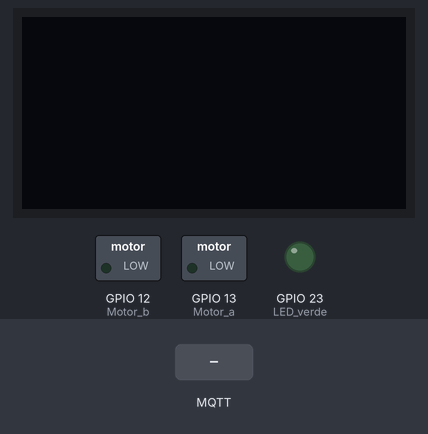
This sketch was run on a simulated ESP32. On the bench: 128×64 one-colour display, switched loads named in the sketch (green lamp = pin HIGH), output pins drawn as LEDs (lit = HIGH). The test bench sets the inputs (shaded band). WiFi joins after 1.5 s; servers stay silent unless stated; random numbers use the default seed unless the sketch sets one; no MQTT or app messages arrive unless stated; what the sketch prints to the serial monitor is not drawn.

Above: at 2.8 s.
2.9 s: MQTT message "5" arrives on the first subscribed topic
At 3.6 s:
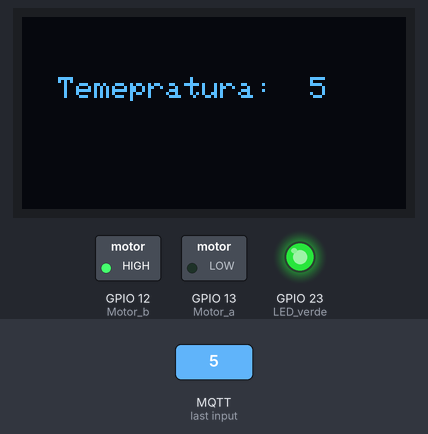
4.4 s: MQTT message "90" arrives on the first subscribed topic
At 4.8 s:
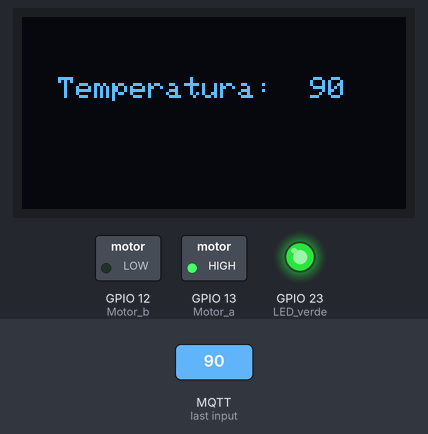
5.9 s: MQTT message "on" arrives on the first subscribed topic
At 7.1 s:
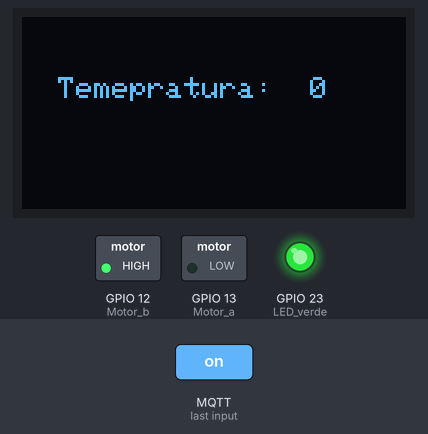
Timing chart, 0 to 8.9 s (numbered marks = the images above; inputs shaded):
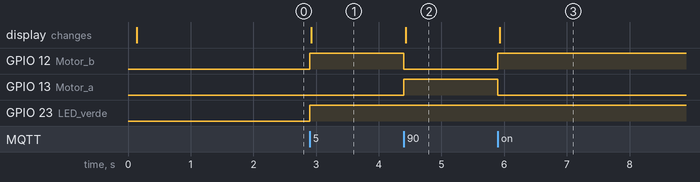

The sketch:

esp32-oled.ino
```cpp
/*realice un programa que cumpla los siguientes requsitos:
No. 1 cuando la temperatura sea >= a 30° debe activar un ventilador
No. 2 cuando la temperatura sea <= a 20° debe de apagarse el ventilador
No. 3 cuando la temperatura sea <= a 15° debe de invertir el giro del ventilador
utilizar ESP32, pantalla OLED, trabajar en un solo broquer liceo/roosevelt/mateo"1 y 2" */

#define __DEBUG__
#include <WiFi.h> // Import ESP32 WiFi library
#include <PubSubClient.h>// Import PubSubClient library to initialize MQTT protocol
#include <SPI.h>
#include <Wire.h>
#include <Adafruit_GFX.h>//Librerias necesarias
#include <Adafruit_SSD1306.h>// Librerias necesarias
// Update these with values suitable for your network.
// Definir constantes
#define ANCHO_PANTALLA 128 // ancho pantalla OLED
#define ALTO_PANTALLA 64 // alto pantalla OLED
Adafruit_SSD1306 display(ANCHO_PANTALLA, ALTO_PANTALLA, &Wire, -1);

const char* ssid = "J4+";//use your ssid
const char* password = "lavidaesuna";//use your password
const char* mqtt_server = "test.mosquitto.org";

//pines a usar
int LED_verde = 23;
int Motor_a = 13;
int Motor_b = 12;

WiFiClient espClient;
PubSubClient client(espClient);
unsigned long lastMsg = 0;
#define MSG_BUFFER_SIZE  (50)
char msg[MSG_BUFFER_SIZE];
int value = 0;

void setup_wifi() {

  delay(10);
  // We start by connecting to a WiFi network
  Serial.println();
  Serial.print("Connecting to ");
  Serial.println(ssid);

  WiFi.mode(WIFI_STA);
  WiFi.begin(ssid, password);

  while (WiFi.status() != WL_CONNECTED) {
    delay(500);
    Serial.print(".");
  }

  randomSeed(micros());

  Serial.println("");
  Serial.println("WiFi connected");
  Serial.println("IP address: ");
  Serial.println(WiFi.localIP());
}
// Check for Message received on define topic for MQTT Broker
void callback(char* topic, byte* payload, unsigned int length) {
  Serial.print("Message arrived [");
  Serial.print(topic);
  Serial.print("] ");
  String content = "";
  for (int i = 0; i < length; i++) {
    content.concat((char)payload[i]);

  }
Serial.println("la variable es:");
Serial.println(content);
long variable1;
variable1 = content.toInt();

  if (variable1 >= 30) {
    digitalWrite(LED_verde, HIGH);
    digitalWrite(Motor_a, HIGH);
    digitalWrite(Motor_b, LOW);
    display.clearDisplay();
    display.setTextSize(1);
    display.setTextColor(SSD1306_WHITE);
    display.setCursor(12, 20);
    display.print("Temperatura:  ");
    display.println(variable1);
    display.display();
    }

   if (variable1 >= 20 && variable1 <= 16) {
    digitalWrite(LED_verde, LOW);
    digitalWrite(Motor_a, LOW);
    digitalWrite(Motor_b, LOW);
    display.clearDisplay();
    display.setTextSize(1);
    display.setTextColor(SSD1306_WHITE);
    display.setCursor(12, 20);
    display.print("Temepratura:  ");
    display.println(variable1);
    display.display();
  }

   if (variable1 <= 15) {
    digitalWrite(LED_verde, HIGH);
    digitalWrite(Motor_a, LOW);
    digitalWrite(Motor_b, HIGH);
    display.clearDisplay();
    display.setTextSize(1);
    display.setTextColor(SSD1306_WHITE);
    display.setCursor(12, 20);
    display.print("Temepratura:  ");
    display.println(variable1);
    display.display();
  }
  }

void reconnect() {
  // Loop until we're reconnected
  while (!client.connected()) {
    Serial.print("Attempting MQTT connection...");
    // Create a random client ID
    String clientId = "ESP8266Client-";
    clientId += String(random(0xffff), HEX);
    // Attempt to connect
    if (client.connect(clientId.c_str())) {
      Serial.println("connected");
      // Once connected, publish an announcement...
      client.publish("liceo/roosvelt/mateo1", "hello world");
      // ... and resubscribe
      client.subscribe("liceo/roosvelt/mateo2");
    } else {
      Serial.print("failed, rc=");
      Serial.print(client.state());
      Serial.println(" try again in 5 seconds");
      // Wait 5 seconds before retrying
      delay(5000);
    }
  }
}


void setup() {
 #ifdef __DEBUG__
  Serial.begin(115200);
  delay(100);
  Serial.println("Iniciando pantalla OLED");

#endif

  // Iniciar pantalla OLED en la dirección 0x3C

  if (!display.begin(SSD1306_SWITCHCAPVCC, 0x3C)) {
#ifdef __DEBUG__
    Serial.println("No se encuentra la pantalla OLED");
#endif
    while (true);
  }
  pinMode(LED_verde, OUTPUT);     // Initialize the BUILTIN_LED pin as an output
 pinMode(Motor_a, OUTPUT);
 pinMode(Motor_b, OUTPUT);
  setup_wifi();
  client.setServer(mqtt_server, 1883);
  client.setCallback(callback);
}

void loop() {

  if (!client.connected()) {
    reconnect();
  }

   client.loop();
   client.subscribe("liceo/roosvelt/mateo2");

}
```

Measured:
- after the input at 2.9 s, GPIO 12 (Motor_b), GPIO 23 (LED_verde): LOW → HIGH at once; the display: changes at once (image 1)
- after the input at 4.4 s, GPIO 12 (Motor_b): HIGH → LOW at once; GPIO 13 (Motor_a): LOW → HIGH at once; the display: changes at once (image 2)
- after the input at 5.9 s, GPIO 12 (Motor_b): LOW → HIGH at once; GPIO 13 (Motor_a): HIGH → LOW at once; the display: changes at once (image 3)
